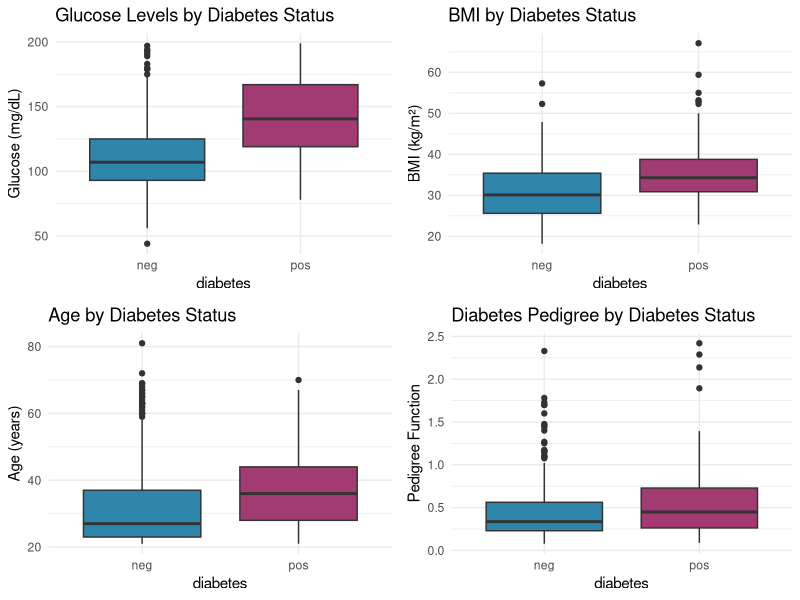

The R script that drew this image: (Note: this script raises an error after producing the figure.)
## ---- chunk 1
# =============================================================================
# SECTION 1: SETUP AND PACKAGE INSTALLATION
# =============================================================================

# Clear environment
rm(list = ls())

# Set seed for reproducibility
set.seed(123)

# Install required packages if not already installed
required_packages <- c(
  "tidyverse",      # Data manipulation and visualization
  "mlbench",        # Access to Pima Indians Diabetes dataset
  "caret",          # Machine learning and cross-validation
  "pROC",           # ROC curves and AUC
  "glmnet",         # LASSO and Ridge regression
  "corrplot",       # Correlation plots
  "mice",           # Missing data imputation
  "gridExtra",      # Arranging plots
  "reshape2",       # Data reshaping
  "GGally"          # Extended ggplot2 functionality
)

# Function to install packages
install_if_missing <- function(packages) {
  for (pkg in packages) {
    if (!require(pkg, character.only = TRUE)) {
      install.packages(pkg, dependencies = TRUE)
      library(pkg, character.only = TRUE)
    }
  }
}

# Install and load packages
install_if_missing(required_packages)

# =============================================================================
# SECTION 2: DATA LOADING AND INITIAL EXPLORATION
# =============================================================================

cat("\n=== LOADING DATA ===\n")

# Load the Pima Indians Diabetes dataset from mlbench
# This dataset contains 768 observations of Pima Indian women aged 21+
# Target: Predicting diabetes onset within 5 years
data("PimaIndiansDiabetes2", package = "mlbench")

# Create a working copy
diabetes_data <- PimaIndiansDiabetes2

# Calculate percentage of missing values
missing_pct <- colSums(is.na(diabetes_data)) / nrow(diabetes_data) * 100
cat("\nPercentage of Missing Values:\n")
print(round(missing_pct, 2))

# =============================================================================
# SECTION 3: DATA CLEANING AND PREPROCESSING
# =============================================================================

cat("\n=== DATA PREPROCESSING ===\n")

# 3.1: Handle Missing Values using Multiple Imputation
cat("\nPerforming multiple imputation for missing values...\n")

# Separate outcome variable for imputation
diabetes_features <- diabetes_data[, -ncol(diabetes_data)]
diabetes_outcome <- diabetes_data$diabetes

# Perform multiple imputation using mice
# Using predictive mean matching (pmm) method
imputed_data <- mice(diabetes_features, 
                     m = 5,           # Number of imputations
                     method = "pmm",  # Predictive mean matching
                     seed = 123,
                     printFlag = FALSE)

# Complete the dataset with imputed values
diabetes_complete <- complete(imputed_data, 1)

# Add outcome variable back
diabetes_complete$diabetes <- diabetes_outcome

cat("Missing values after imputation:\n")
print(colSums(is.na(diabetes_complete)))

# 3.2: Feature Engineering
cat("\nCreating additional features...\n")

# BMI Categories (WHO Classification)
diabetes_complete <- diabetes_complete |>
  mutate(
    bmi_category = cut(mass,
                       breaks = c(0, 18.5, 25, 30, 35, 40, Inf),
                       labels = c("Underweight", "Normal", "Overweight", 
                                 "Obese Class I", "Obese Class II", "Obese Class III"),
                       include.lowest = TRUE),
    
    # Age groups
    age_group = cut(age,
                   breaks = c(0, 30, 40, 50, 60, Inf),
                   labels = c("21-30", "31-40", "41-50", "51-60", "60+"),
                   include.lowest = TRUE),
    
    # Glucose categories (ADA Guidelines)
    glucose_category = cut(glucose,
                          breaks = c(0, 100, 126, Inf),
                          labels = c("Normal", "Prediabetes", "Diabetes"),
                          include.lowest = TRUE),
    
    # Diabetes risk score (composite)
    risk_score = scale(glucose) + scale(mass) + scale(age) + scale(pedigree)
  )

# =============================================================================
# SECTION 4: EXPLORATORY DATA ANALYSIS
# =============================================================================

cat("\n=== EXPLORATORY DATA ANALYSIS ===\n")

# 4.1: Class Distribution
cat("\nDiabetes Outcome Distribution:\n")
print(table(diabetes_complete$diabetes))
cat("\nProportions:\n")
print(prop.table(table(diabetes_complete$diabetes)))

# 4.2: Statistical Tests for Predictors

# T-test for continuous variables
continuous_vars <- c("pregnant", "glucose", "pressure", "triceps", 
                     "insulin", "mass", "pedigree", "age")

cat("\n=== T-tests: Diabetes vs No Diabetes ===\n")
for (var in continuous_vars) {
  test_result <- t.test(diabetes_complete[[var]] ~ diabetes_complete$diabetes)
  cat(sprintf("\n%s:\n", var))
  cat(sprintf("  Mean (No Diabetes): %.2f\n", test_result$estimate[1]))
  cat(sprintf("  Mean (Diabetes): %.2f\n", test_result$estimate[2]))
  cat(sprintf("  p-value: %.4f\n", test_result$p.value))
  cat(sprintf("  Significant: %s\n", ifelse(test_result$p.value < 0.05, "YES", "NO")))
}

# 4.3: Correlation Analysis
cat("\n=== Correlation Analysis ===\n")

# Calculate correlation matrix for numeric variables
numeric_data <- diabetes_complete |>
  select(all_of(continuous_vars)) |>
  cor()

cat("\nCorrelation Matrix:\n")
print(round(numeric_data, 2))

# =============================================================================
# SECTION 5: DATA VISUALIZATION
# =============================================================================

cat("\n=== GENERATING VISUALIZATIONS ===\n")

# Create output directory for plots
dir.create("diabetes_plots", showWarnings = FALSE)

# 5.1: Distribution plots for all continuous variables
for (var in continuous_vars) {
  p <- ggplot(diabetes_complete, aes_string(x = var, fill = "diabetes")) +
    geom_histogram(alpha = 0.6, position = "identity", bins = 30) +
    scale_fill_manual(values = c("neg" = "#2E86AB", "pos" = "#A23B72")) +
    labs(title = paste("Distribution of", var, "by Diabetes Status"),
         x = var, y = "Count", fill = "Diabetes") +
    theme_minimal() +
    theme(plot.title = element_text(hjust = 0.5, face = "bold"))
  
  ggsave(paste0("diabetes_plots/dist_", var, ".png"), p, width = 8, height = 5)
}

# 5.2: Correlation heatmap
png("diabetes_plots/correlation_heatmap.png", width = 800, height = 800)
corrplot(numeric_data, method = "color", type = "upper", 
         tl.col = "black", tl.srt = 45,
         addCoef.col = "black", number.cex = 0.7,
         col = colorRampPalette(c("#2E86AB", "white", "#A23B72"))(200),
         title = "Correlation Matrix of Predictors")
dev.off()

# 5.3: Box plots comparing diabetes groups
p1 <- ggplot(diabetes_complete, aes(x = diabetes, y = glucose, fill = diabetes)) +
  geom_boxplot() +
  scale_fill_manual(values = c("neg" = "#2E86AB", "pos" = "#A23B72")) +
  labs(title = "Glucose Levels by Diabetes Status", y = "Glucose (mg/dL)") +
  theme_minimal() +
  theme(legend.position = "none")

p2 <- ggplot(diabetes_complete, aes(x = diabetes, y = mass, fill = diabetes)) +
  geom_boxplot() +
  scale_fill_manual(values = c("neg" = "#2E86AB", "pos" = "#A23B72")) +
  labs(title = "BMI by Diabetes Status", y = "BMI (kg/m²)") +
  theme_minimal() +
  theme(legend.position = "none")

p3 <- ggplot(diabetes_complete, aes(x = diabetes, y = age, fill = diabetes)) +
  geom_boxplot() +
  scale_fill_manual(values = c("neg" = "#2E86AB", "pos" = "#A23B72")) +
  labs(title = "Age by Diabetes Status", y = "Age (years)") +
  theme_minimal() +
  theme(legend.position = "none")

p4 <- ggplot(diabetes_complete, aes(x = diabetes, y = pedigree, fill = diabetes)) +
  geom_boxplot() +
  scale_fill_manual(values = c("neg" = "#2E86AB", "pos" = "#A23B72")) +
  labs(title = "Diabetes Pedigree by Diabetes Status", y = "Pedigree Function") +
  theme_minimal() +
  theme(legend.position = "none")

combined_plot <- grid.arrange(p1, p2, p3, p4, ncol = 2)

# 5.4: Age vs BMI scatter plot
scatter_plot <- ggplot(diabetes_complete, aes(x = age, y = mass, color = diabetes)) +
  geom_point(alpha = 0.6, size = 2) +
  scale_color_manual(values = c("neg" = "#2E86AB", "pos" = "#A23B72")) +
  geom_smooth(method = "loess", se = TRUE) +
  labs(title = "Age vs BMI by Diabetes Status",
       x = "Age (years)", y = "BMI (kg/m²)", color = "Diabetes") +
  theme_minimal() +
  theme(plot.title = element_text(hjust = 0.5, face = "bold"))

# =============================================================================
# SECTION 6: MODEL PREPARATION
# =============================================================================

cat("\n=== PREPARING DATA FOR MODELING ===\n")

# Select only numeric predictors for modeling
model_data <- diabetes_complete |>
  select(all_of(continuous_vars), diabetes)

# Split data into training (70%) and testing (30%)
set.seed(123)
train_index <- createDataPartition(model_data$diabetes, p = 0.7, list = FALSE)
train_data <- model_data[train_index, ]
test_data <- model_data[-train_index, ]

cat(sprintf("\nTraining set size: %d observations\n", nrow(train_data)))
cat(sprintf("Testing set size: %d observations\n", nrow(test_data)))

# Check class distribution in splits
cat("\nTraining set distribution:\n")
print(prop.table(table(train_data$diabetes)))
cat("\nTesting set distribution:\n")
print(prop.table(table(test_data$diabetes)))
## ---- chunk 2
cat("\n=== MODEL 1: LOGISTIC REGRESSION ===\n")

# 7.1: Full Logistic Regression Model
log_model_full <- glm(diabetes ~ ., 
                      data = train_data, 
                      family = binomial(link = "logit"))

cat("\nFull Logistic Regression Model Summary:\n")
print(summary(log_model_full))

# Calculate odds ratios
odds_ratios <- exp(coef(log_model_full))
cat("\nOdds Ratios:\n")
print(round(odds_ratios, 3))

# 7.2: Stepwise Selection
log_model_step <- step(log_model_full, direction = "both", trace = 0)

cat("\nStepwise Selected Model:\n")
print(summary(log_model_step))

# 7.3: Predictions and Evaluation
# Training set predictions
train_pred_prob <- predict(log_model_step, train_data, type = "response")
train_pred_class <- ifelse(train_pred_prob > 0.5, "pos", "neg")
train_pred_class <- factor(train_pred_class, levels = c("neg", "pos"))

# Testing set predictions
test_pred_prob <- predict(log_model_step, test_data, type = "response")
test_pred_class <- ifelse(test_pred_prob > 0.5, "pos", "neg")
test_pred_class <- factor(test_pred_class, levels = c("neg", "pos"))

# Confusion Matrix - Training
cat("\n=== Training Set Performance ===\n")
train_cm <- confusionMatrix(train_pred_class, train_data$diabetes, positive = "pos")
print(train_cm)

# Confusion Matrix - Testing
cat("\n=== Testing Set Performance ===\n")
test_cm <- confusionMatrix(test_pred_class, test_data$diabetes, positive = "pos")
print(test_cm)

# ROC Curve and AUC
train_roc <- roc(train_data$diabetes, train_pred_prob)
test_roc <- roc(test_data$diabetes, test_pred_prob)

cat(sprintf("\nTraining AUC: %.4f\n", auc(train_roc)))
cat(sprintf("Testing AUC: %.4f\n", auc(test_roc)))

# Plot ROC curves
png("diabetes_plots/roc_logistic.png", width = 800, height = 600)
plot(test_roc, col = "#A23B72", lwd = 2, main = "ROC Curve - Logistic Regression")
lines(train_roc, col = "#2E86AB", lwd = 2, lty = 2)
legend("bottomright", 
       legend = c(paste("Test AUC =", round(auc(test_roc), 3)),
                 paste("Train AUC =", round(auc(train_roc), 3))),
       col = c("#A23B72", "#2E86AB"), lwd = 2, lty = c(1, 2))
abline(a = 0, b = 1, lty = 2, col = "gray")
dev.off()
## ---- chunk 3

## ---- chunk 4
cat("\n=== MODEL 2: LASSO REGRESSION ===\n")

# Prepare data for glmnet (requires matrix format)
x_train <- model.matrix(diabetes ~ ., train_data)[, -1]
y_train <- train_data$diabetes
x_test <- model.matrix(diabetes ~ ., test_data)[, -1]
y_test <- test_data$diabetes

# Convert outcome to numeric (0/1) for glmnet
y_train_numeric <- ifelse(y_train == "pos", 1, 0)
y_test_numeric <- ifelse(y_test == "pos", 1, 0)

# Cross-validation to find optimal lambda
cv_lasso <- cv.glmnet(x_train, y_train_numeric, 
                      alpha = 1, 
                      family = "binomial",
                      nfolds = 10)

cat("\nOptimal Lambda (min):", cv_lasso$lambda.min, "\n")
cat("Optimal Lambda (1se):", cv_lasso$lambda.1se, "\n")

# Plot cross-validation curve
png("diabetes_plots/lasso_cv.png", width = 800, height = 600)
plot(cv_lasso, main = "LASSO Cross-Validation")
dev.off()

# Fit LASSO model with optimal lambda
lasso_model <- glmnet(x_train, y_train_numeric, 
                      alpha = 1, 
                      family = "binomial",
                      lambda = cv_lasso$lambda.min)

# Display coefficients
cat("\nLASSO Coefficients:\n")
lasso_coef <- coef(lasso_model)
print(lasso_coef)

# Count non-zero coefficients
non_zero <- sum(lasso_coef != 0) - 1  # Exclude intercept
cat(sprintf("\nNumber of selected features: %d out of %d\n", non_zero, ncol(x_train)))

# Predictions
lasso_pred_prob_train <- predict(lasso_model, x_train, type = "response")
lasso_pred_class_train <- ifelse(lasso_pred_prob_train > 0.5, "pos", "neg")
lasso_pred_class_train <- factor(lasso_pred_class_train, levels = c("neg", "pos"))

lasso_pred_prob_test <- predict(lasso_model, x_test, type = "response")
lasso_pred_class_test <- ifelse(lasso_pred_prob_test > 0.5, "pos", "neg")
lasso_pred_class_test <- factor(lasso_pred_class_test, levels = c("neg", "pos"))

# Evaluation
cat("\n=== LASSO Training Set Performance ===\n")
lasso_train_cm <- confusionMatrix(lasso_pred_class_train, train_data$diabetes, positive = "pos")
print(lasso_train_cm)

cat("\n=== LASSO Testing Set Performance ===\n")
lasso_test_cm <- confusionMatrix(lasso_pred_class_test, test_data$diabetes, positive = "pos")
print(lasso_test_cm)

# ROC and AUC
lasso_train_roc <- roc(train_data$diabetes, as.numeric(lasso_pred_prob_train))
lasso_test_roc <- roc(test_data$diabetes, as.numeric(lasso_pred_prob_test))

cat(sprintf("\nLASSO Training AUC: %.4f\n", auc(lasso_train_roc)))
cat(sprintf("LASSO Testing AUC: %.4f\n", auc(lasso_test_roc)))
## ---- chunk 5

## ---- chunk 6
cat("\n=== MODEL 2: LASSO REGRESSION ===\n")

# Prepare data for glmnet (requires matrix format)
x_train <- model.matrix(diabetes ~ ., train_data)[, -1]
y_train <- train_data$diabetes
x_test <- model.matrix(diabetes ~ ., test_data)[, -1]
y_test <- test_data$diabetes

# Convert outcome to numeric (0/1) for glmnet
y_train_numeric <- ifelse(y_train == "pos", 1, 0)
y_test_numeric <- ifelse(y_test == "pos", 1, 0)

# Cross-validation to find optimal lambda
cv_lasso <- cv.glmnet(x_train, y_train_numeric, 
                      alpha = 1, 
                      family = "binomial",
                      nfolds = 10)

cat("\nOptimal Lambda (min):", cv_lasso$lambda.min, "\n")
cat("Optimal Lambda (1se):", cv_lasso$lambda.1se, "\n")

# Plot cross-validation curve
png("diabetes_plots/lasso_cv.png", width = 800, height = 600)
plot(cv_lasso, main = "LASSO Cross-Validation")
dev.off()

# Fit LASSO model with optimal lambda
lasso_model <- glmnet(x_train, y_train_numeric, 
                      alpha = 1, 
                      family = "binomial",
                      lambda = cv_lasso$lambda.min)

# Display coefficients
cat("\nLASSO Coefficients:\n")
lasso_coef <- coef(lasso_model)
print(lasso_coef)

# Count non-zero coefficients
non_zero <- sum(lasso_coef != 0) - 1  # Exclude intercept
cat(sprintf("\nNumber of selected features: %d out of %d\n", non_zero, ncol(x_train)))

# Predictions
lasso_pred_prob_train <- predict(lasso_model, x_train, type = "response")
lasso_pred_class_train <- ifelse(lasso_pred_prob_train > 0.5, "pos", "neg")
lasso_pred_class_train <- factor(lasso_pred_class_train, levels = c("neg", "pos"))

lasso_pred_prob_test <- predict(lasso_model, x_test, type = "response")
lasso_pred_class_test <- ifelse(lasso_pred_prob_test > 0.5, "pos", "neg")
lasso_pred_class_test <- factor(lasso_pred_class_test, levels = c("neg", "pos"))

# Evaluation
cat("\n=== LASSO Training Set Performance ===\n")
lasso_train_cm <- confusionMatrix(lasso_pred_class_train, train_data$diabetes, positive = "pos")
print(lasso_train_cm)

cat("\n=== LASSO Testing Set Performance ===\n")
lasso_test_cm <- confusionMatrix(lasso_pred_class_test, test_data$diabetes, positive = "pos")
print(lasso_test_cm)

# ROC and AUC
lasso_train_roc <- roc(train_data$diabetes, as.numeric(lasso_pred_prob_train))
lasso_test_roc <- roc(test_data$diabetes, as.numeric(lasso_pred_prob_test))

cat(sprintf("\nLASSO Training AUC: %.4f\n", auc(lasso_train_roc)))
cat(sprintf("LASSO Testing AUC: %.4f\n", auc(lasso_test_roc)))
## ---- chunk 7

## ---- chunk 8
cat("\n=== COMPREHENSIVE MODEL COMPARISON ===\n")

# Create comparison dataframe
model_comparison <- data.frame(
  Model = c("Logistic Regression", "LASSO", "Random Forest"),
  Train_Accuracy = c(
    train_cm$overall["Accuracy"],
    lasso_train_cm$overall["Accuracy"],
    rf_train_cm$overall["Accuracy"]
  ),
  Test_Accuracy = c(
    test_cm$overall["Accuracy"],
    lasso_test_cm$overall["Accuracy"],
    rf_test_cm$overall["Accuracy"]
  ),
  Train_Sensitivity = c(
    train_cm$byClass["Sensitivity"],
    lasso_train_cm$byClass["Sensitivity"],
    rf_train_cm$byClass["Sensitivity"]
  ),
  Test_Sensitivity = c(
    test_cm$byClass["Sensitivity"],
    lasso_test_cm$byClass["Sensitivity"],
    rf_test_cm$byClass["Sensitivity"]
  ),
  Train_Specificity = c(
    train_cm$byClass["Specificity"],
    lasso_train_cm$byClass["Specificity"],
    rf_train_cm$byClass["Specificity"]
  ),
  Test_Specificity = c(
    test_cm$byClass["Specificity"],
    lasso_test_cm$byClass["Specificity"],
    rf_test_cm$byClass["Specificity"]
  ),
  Train_AUC = c(
    auc(train_roc),
    auc(lasso_train_roc),
    auc(rf_train_roc)
  ),
  Test_AUC = c(
    auc(test_roc),
    auc(lasso_test_roc),
    auc(rf_test_roc)
  )
)
# IMPORTANT #
cat("\nModel Performance Comparison:\n")
print(model_comparison)

# Plot comparison
png("diabetes_plots/model_comparison.png", width = 1000, height = 600)
par(mfrow = c(1, 2))

# Test Accuracy Comparison
barplot(model_comparison$Test_Accuracy,
        names.arg = model_comparison$Model,
        main = "Test Set Accuracy Comparison",
        ylab = "Accuracy",
        ylim = c(0, 1),
        col = c("#2E86AB", "#F18F01", "#A23B72"),
        las = 2)
abline(h = 0.5, lty = 2, col = "gray")

# Test AUC Comparison
barplot(model_comparison$Test_AUC,
        names.arg = model_comparison$Model,
        main = "Test Set AUC Comparison",
        ylab = "AUC",
        ylim = c(0, 1),
        col = c("#2E86AB", "#F18F01", "#A23B72"),
        las = 2)
abline(h = 0.5, lty = 2, col = "gray")

dev.off()

# Combined ROC Curve
png("diabetes_plots/roc_comparison.png", width = 800, height = 800)
plot(test_roc, col = "#2E86AB", lwd = 2, main = "ROC Curve Comparison - All Models")
lines(lasso_test_roc, col = "#F18F01", lwd = 2)
lines(rf_test_roc, col = "#A23B72", lwd = 2)
legend("bottomright",
       legend = c(
         paste("Logistic Regression (AUC =", round(auc(test_roc), 3), ")"),
         paste("LASSO (AUC =", round(auc(lasso_test_roc), 3), ")"),
         paste("Random Forest (AUC =", round(auc(rf_test_roc), 3), ")")
       ),
       col = c("#2E86AB", "#F18F01", "#A23B72"),
       lwd = 2)
abline(a = 0, b = 1, lty = 2, col = "gray")
dev.off()
## ---- chunk 9
cat("\n=== CREATING PREDICTION FUNCTION ===\n")

# Function to predict diabetes risk for new patients
predict_diabetes_risk <- function(
    pregnant,
    glucose,
    pressure,
    triceps,
    insulin,
    mass,
    pedigree,
    age,
    model_choice = "logistic"
) {
  
  # Create data frame with input values
  new_patient <- data.frame(
    pregnant = pregnant,
    glucose = glucose,
    pressure = pressure,
    triceps = triceps,
    insulin = insulin,
    mass = mass,
    pedigree = pedigree,
    age = age
  )
  
  # Select model and make prediction
  if (model_choice == "logistic") {
    prob <- predict(log_model_step, new_patient, type = "response")
    model_name <- "Logistic Regression"
  } else if (model_choice == "lasso") {
    new_x <- model.matrix(~ ., new_patient)[, -1]
    prob <- predict(lasso_model, new_x, type = "response")[1, 1]
    model_name <- "LASSO"
  } else if (model_choice == "rf") {
    prob <- predict(rf_model, new_patient, type = "prob")$pos
    model_name <- "Random Forest"
  } else {
    stop("Invalid model choice. Choose 'logistic', 'lasso', or 'rf'")
  }
  
  # Determine risk level
  risk_level <- if (prob < 0.3) {
    "Low Risk"
  } else if (prob < 0.7) {
    "Moderate Risk"
  } else {
    "High Risk"
  }
  
  # Return results
  result <- list(
    model = model_name,
    probability = prob,
    prediction = ifelse(prob > 0.5, "Diabetes", "No Diabetes"),
    risk_level = risk_level,
    input_data = new_patient
  )
  
  return(result)
}

# =============================================================================
# SECTION 12: EXAMPLE PREDICTIONS
# =============================================================================

cat("\n=== EXAMPLE PREDICTIONS ===\n")

# Example 1: Low risk patient
cat("\nExample 1: Young, healthy individual\n")
example1 <- predict_diabetes_risk(
  pregnant = 2,
  glucose = 85,
  pressure = 70,
  triceps = 20,
  insulin = 80,
  mass = 22.5,
  pedigree = 0.2,
  age = 25,
  model_choice = "rf"
)
print(example1)

# Example 2: Moderate risk patient
cat("\nExample 2: Middle-aged with elevated glucose\n")
example2 <- predict_diabetes_risk(
  pregnant = 5,
  glucose = 140,
  pressure = 85,
  triceps = 30,
  insulin = 150,
  mass = 28.5,
  pedigree = 0.5,
  age = 45,
  model_choice = "rf"
)
print(example2)

# Example 3: High risk patient
cat("\nExample 3: High-risk profile\n")
example3 <- predict_diabetes_risk(
  pregnant = 8,
  glucose = 180,
  pressure = 90,
  triceps = 40,
  insulin = 200,
  mass = 35.0,
  pedigree = 0.8,
  age = 55,
  model_choice = "rf"
)
print(example3)
